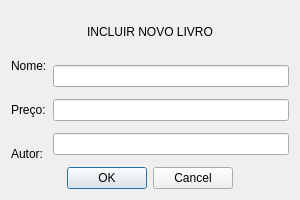
<?xml version="1.0" encoding="UTF-8"?>
<ui version="4.0">
 <class>IncluirLivro</class>
 <widget class="QDialog" name="IncluirLivro">
  <property name="geometry">
   <rect>
    <x>0</x>
    <y>0</y>
    <width>300</width>
    <height>200</height>
   </rect>
  </property>
  <property name="windowTitle">
   <string>Incluir Livro</string>
  </property>
  <layout class="QGridLayout" name="gridLayout">
   <item row="0" column="0">
    <widget class="QLabel" name="label">
     <property name="text">
      <string>INCLUIR NOVO LIVRO</string>
     </property>
     <property name="alignment">
      <set>Qt::AlignCenter</set>
     </property>
    </widget>
   </item>
   <item row="1" column="0">
    <layout class="QHBoxLayout" name="horizontalLayout">
     <item>
      <layout class="QVBoxLayout" name="verticalLayout">
       <property name="spacing">
        <number>30</number>
       </property>
       <item>
        <widget class="QLabel" name="label_2">
         <property name="text">
          <string>Nome:</string>
         </property>
        </widget>
       </item>
       <item>
        <widget class="QLabel" name="label_3">
         <property name="text">
          <string>Preço:</string>
         </property>
        </widget>
       </item>
       <item>
        <widget class="QLabel" name="label_4">
         <property name="text">
          <string>Autor:</string>
         </property>
        </widget>
       </item>
      </layout>
     </item>
     <item>
      <layout class="QVBoxLayout" name="verticalLayout_2">
       <item>
        <widget class="QLineEdit" name="lineEdit"/>
       </item>
       <item>
        <widget class="QLineEdit" name="lineEdit_2"/>
       </item>
       <item>
        <widget class="QLineEdit" name="lineEdit_3"/>
       </item>
      </layout>
     </item>
    </layout>
   </item>
   <item row="2" column="0">
    <widget class="QDialogButtonBox" name="buttonBox">
     <property name="layoutDirection">
      <enum>Qt::LeftToRight</enum>
     </property>
     <property name="orientation">
      <enum>Qt::Horizontal</enum>
     </property>
     <property name="standardButtons">
      <set>QDialogButtonBox::Cancel|QDialogButtonBox::Ok</set>
     </property>
     <property name="centerButtons">
      <bool>true</bool>
     </property>
    </widget>
   </item>
  </layout>
 </widget>
 <resources/>
 <connections>
  <connection>
   <sender>buttonBox</sender>
   <signal>accepted()</signal>
   <receiver>IncluirLivro</receiver>
   <slot>accept()</slot>
   <hints>
    <hint type="sourcelabel">
     <x>248</x>
     <y>254</y>
    </hint>
    <hint type="destinationlabel">
     <x>157</x>
     <y>274</y>
    </hint>
   </hints>
  </connection>
  <connection>
   <sender>buttonBox</sender>
   <signal>rejected()</signal>
   <receiver>IncluirLivro</receiver>
   <slot>reject()</slot>
   <hints>
    <hint type="sourcelabel">
     <x>316</x>
     <y>260</y>
    </hint>
    <hint type="destinationlabel">
     <x>286</x>
     <y>274</y>
    </hint>
   </hints>
  </connection>
 </connections>
</ui>
